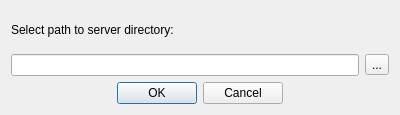
<?xml version="1.0" encoding="UTF-8"?>
<ui version="4.0">
 <class>ChooseDialog</class>
 <widget class="QDialog" name="ChooseDialog">
  <property name="geometry">
   <rect>
    <x>0</x>
    <y>0</y>
    <width>400</width>
    <height>115</height>
   </rect>
  </property>
  <property name="sizePolicy">
   <sizepolicy hsizetype="Fixed" vsizetype="Minimum">
    <horstretch>0</horstretch>
    <verstretch>0</verstretch>
   </sizepolicy>
  </property>
  <property name="windowTitle">
   <string>Select pathes</string>
  </property>
  <property name="modal">
   <bool>true</bool>
  </property>
  <layout class="QGridLayout" name="dialogLayout">
   <item row="0" column="0">
    <layout class="QGridLayout" name="gridLayout">
     <item row="4" column="0" colspan="2">
      <widget class="QDialogButtonBox" name="okBox">
       <property name="autoFillBackground">
        <bool>false</bool>
       </property>
       <property name="standardButtons">
        <set>QDialogButtonBox::Cancel|QDialogButtonBox::Ok</set>
       </property>
       <property name="centerButtons">
        <bool>true</bool>
       </property>
      </widget>
     </item>
     <item row="1" column="0" colspan="2">
      <widget class="QLabel" name="label">
       <property name="text">
        <string>Select path to server directory:</string>
       </property>
      </widget>
     </item>
     <item row="2" column="1">
      <widget class="QToolButton" name="serverPathBtn">
       <property name="focusPolicy">
        <enum>Qt::NoFocus</enum>
       </property>
       <property name="text">
        <string>...</string>
       </property>
      </widget>
     </item>
     <item row="2" column="0">
      <widget class="QLineEdit" name="serverPathEdit"/>
     </item>
    </layout>
   </item>
  </layout>
 </widget>
 <resources/>
 <connections/>
</ui>
